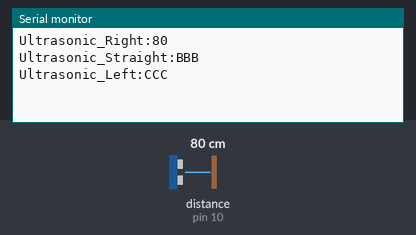
Recording of a sketch running on a simulated Arduino Uno, built with avr-gcc and run on an emulated ATmega328P. Shown: the last lines printed to the serial monitor. Wiring (inferred from the names in the program): ultrasonic range finder: trigger pin 9; echo pin 10. The test bench sets the inputs (shaded band); at power-on: distance to the obstacle (sensor on pin 10) 80 cm. The echo pulse lasts 58.3 µs per cm.

Above: at 1.2 s.
1.3 s: distance to the obstacle (sensor on pin 10) set to 2 cm
At 1.39 s:
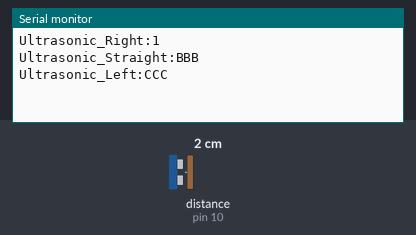
4.3 s: distance to the obstacle (sensor on pin 10) set to 9 cm
At 4.36 s:
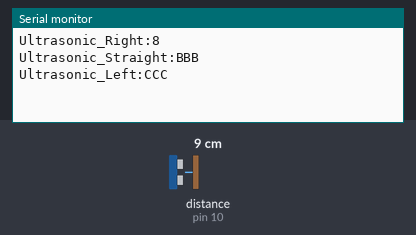
7.3 s: distance to the obstacle (sensor on pin 10) set to 18 cm
At 7.34 s:
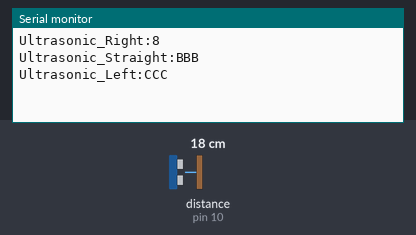
10.3 s: distance to the obstacle (sensor on pin 10) set to 60 cm
At 10.36 s:
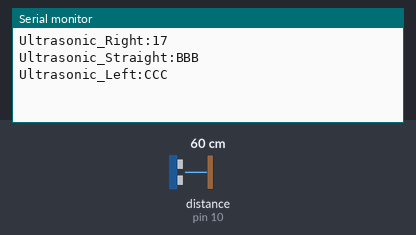
13.3 s: distance to the obstacle (sensor on pin 10) set to 35 cm
At 13.34 s:
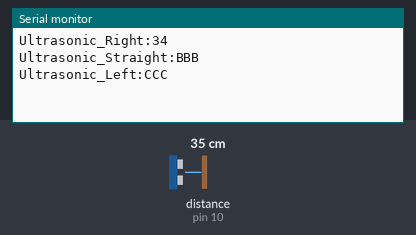
16.3 s: distance to the obstacle (sensor on pin 10) set to 4 cm
At 16.39 s:
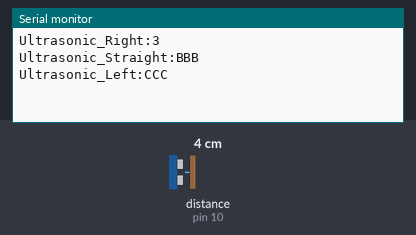
Timing chart, 0 to 19.3 s (numbered marks = the images above; inputs shaded):
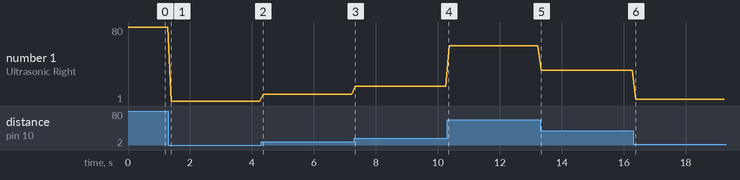

Measured:
- after the input at 1.3 s, the serial monitor: prints a new line after 0.09 s (image 1)
- after the input at 4.3 s, the serial monitor: prints a new line after 0.06 s (image 2)
- after the input at 13.3 s, the serial monitor: prints a new line at once (image 5)
- after the input at 16.3 s, the serial monitor: prints a new line after 0.09 s (image 6)
- plotted number 1: 80 → 1 after the input at 1.3 s, 1 → 8 after the input at 4.3 s, 8 → 17 after the input at 7.3 s, 17 → 60 after the input at 10.3 s, 60 → 34 after the input at 13.3 s

The sketch:

ULTRAZVUK_test.ino
```cpp
// Укажем, что к каким пинам подключено
int trigPinL = 7;
int echoPinL = 8;

int trigPinS = 11;
int echoPinS = 12;

int trigPinR = 9;
int echoPinR = 10;


void setup() {
  Serial.begin (9600);

  pinMode(trigPinR, OUTPUT);
  pinMode(echoPinR, INPUT);

  pinMode(trigPinS, OUTPUT);
  pinMode(echoPinS, INPUT);
}

void loop() {

  int durationR, distanceR;
  int durationS, distanceS;


  // для большей точности установим значение LOW на пине Trig

  digitalWrite(trigPinR, LOW);
  digitalWrite(trigPinS, LOW);
  delayMicroseconds(2);

  // Теперь установим высокий уровень на пине Trig

  digitalWrite(trigPinR, HIGH);
  digitalWrite(trigPinS, HIGH);
  delayMicroseconds(10);

  digitalWrite(trigPinR, LOW);
  digitalWrite(trigPinS, LOW);

  // Узнаем длительность высокого сигнала на пине Echo

 durationR = pulseIn(echoPinR, HIGH);

//  durationS = pulseIn(echoPinS, HIGH);

  // Рассчитаем расстояние

  distanceR = durationR / 58;


  // Выведем значение в Serial Monitor

 // Serial.print  ("Left cm:");
 // Serial.println     (distanceL);
 // Serial.println   ("      ");
  Serial.print  ("Ultrasonic_Right:");
  Serial.print  (distanceR);
  Serial.print  ("      ");
  Serial.print  ("Ultrasonic_Straight:");
  Serial.print  ("BBB");
  Serial.print  ("      ");
  Serial.print  ("Ultrasonic_Left:");
  Serial.println  ("CCC");

 delay(100);
}
```
